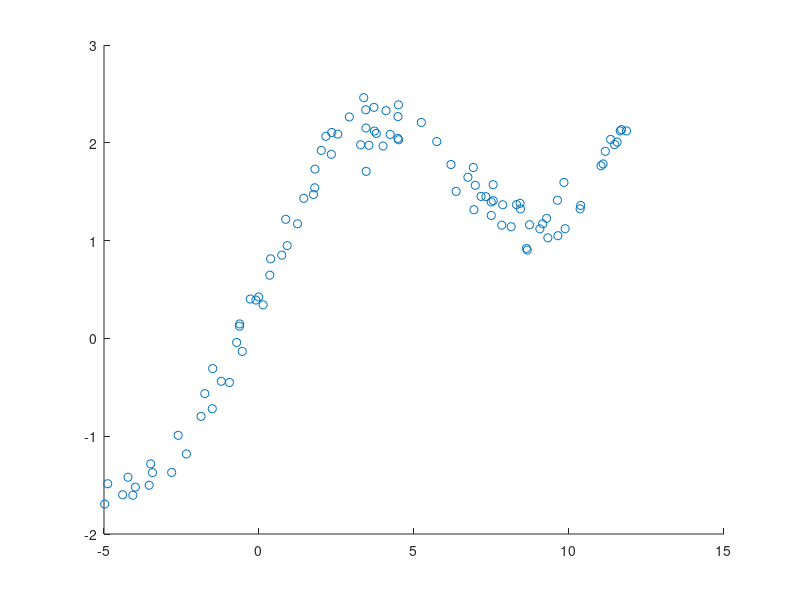

Write the MATLAB code that produced this figure. (Note: this script raises an error after producing the figure.)
% (a)
clear;
clf;
x = load('./hw1x.dat');
y = load('./hw1y.dat');
xrange = linspace(min(x),max(x));

%plot(x,y);
scatter(x, y);
% (b)
hold on;
w = LinearRegress(x, y);
plot(xrange, polyval(w, xrange));
hold off;
% (c)
J = CostFunction(x, y, w, 1);
disp(J);
% (d)
w = PolyRegress(x, y, 2);
J = CostFunction(x, y, w, 2);
disp(J);
% (e)
scatter(x, y);
hold on;
plot(xrange, polyval(w, xrange));
hold off;

% (f)
w = PolyRegress(x, y, 3);
J = CostFunction(x, y, w, 3);
disp(J);
scatter(x, y);
hold on;
plot(xrange, polyval(w, xrange));
hold off;

% (h)
k = 5;
d = 10;
degree_to_accuracies = KFoldCV(x, y, k, d);
[bestAccuracy, bestDegree] = min(degree_to_accuracies(:, 2));
w = PolyRegress(x, y, bestDegree);
scatter(x, y);
hold on;
plot(xrange, polyval(w, xrange));
hold off;

% (i)
normalizedX = Normalize(x);
degree_to_accuracies = KFoldCV(normalizedX, y, k, d);
[bestAccuracy, bestDegree] = min(degree_to_accuracies(:, 2));
